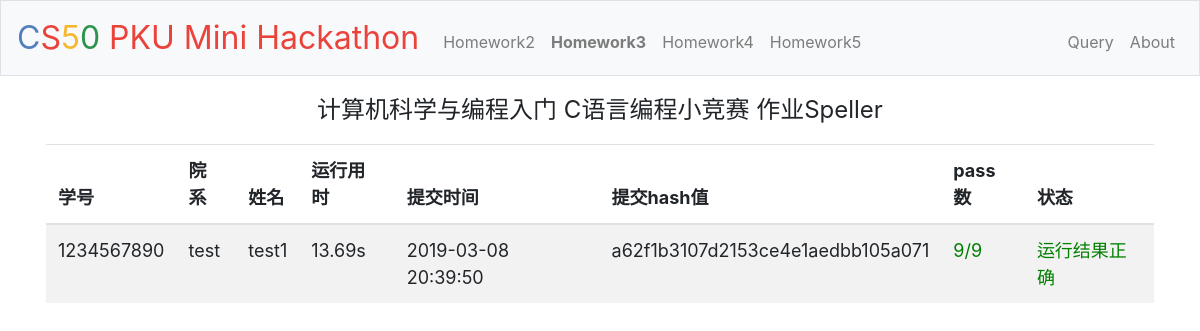
/homework3, run on an earlier commit of the app's database.
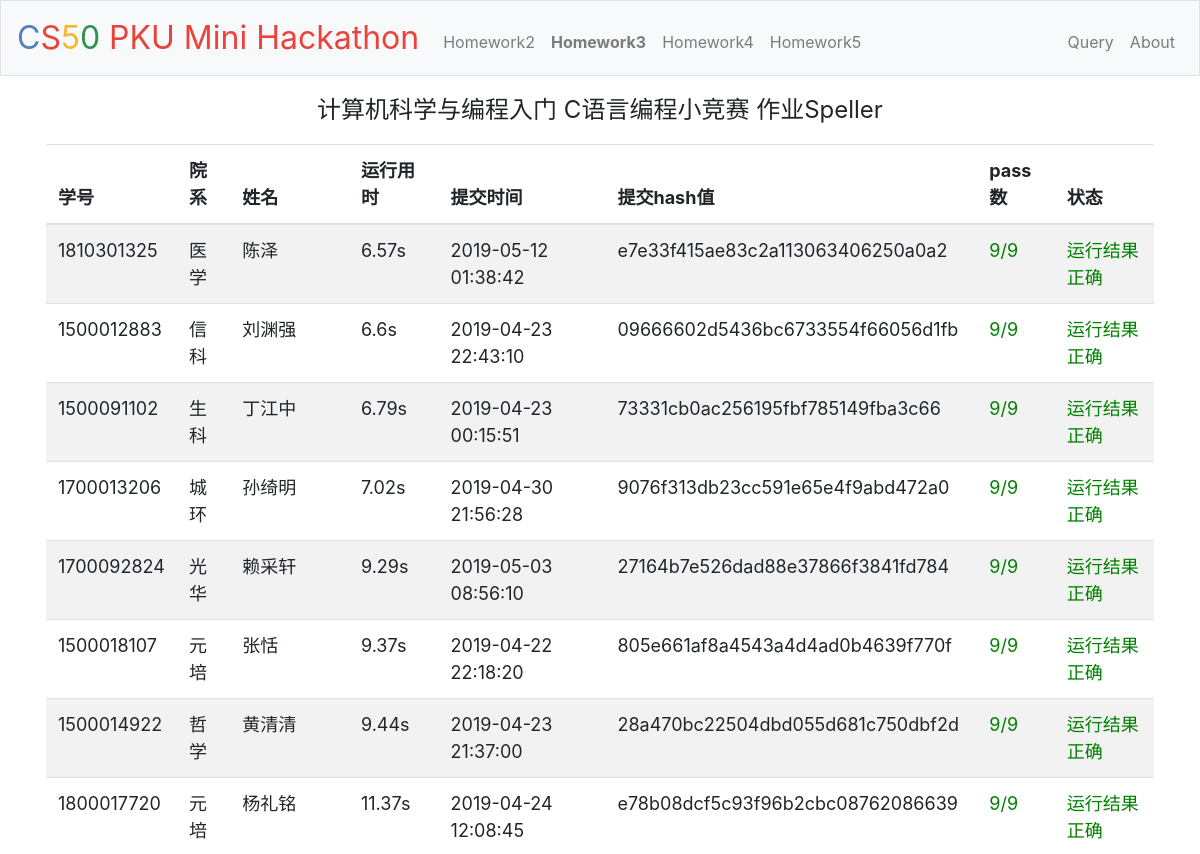
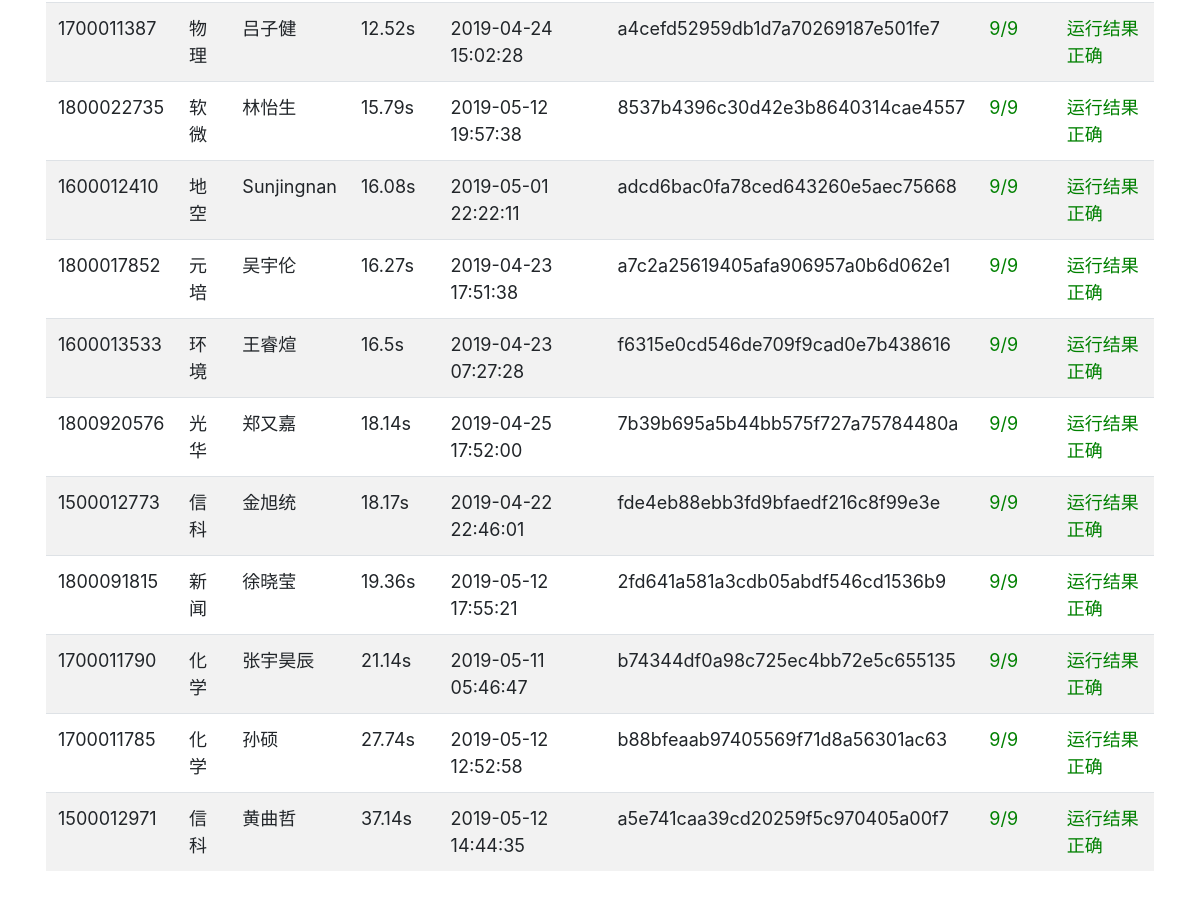
And on a later commit of the database (2 pictures, top to bottom).
### tables this page shows
CREATE TABLE "submit" (
	"id"	INTEGER NOT NULL PRIMARY KEY AUTOINCREMENT UNIQUE,
	"stuid"	INTEGER NOT NULL,
	"name"	TEXT,
	"work"	INTEGER NOT NULL,
	"time"	TIMESTAMP NOT NULL DEFAULT current_timestamp,
	"exe_time"	REAL,
	"hash"	TEXT NOT NULL,
	"status"	INTEGER NOT NULL,
	"correct_num"	INTEGER
);

### application.py (the view)
@app.route("/homework3")
def homework3():
    session["status"]="hw3"
    app.logger.info(request.remote_addr+" "+get_time()+" GET /homework3")
    result=[]
    ids = db.execute("select distinct stuid from submit where work=3")
    for id in ids:
        rows = db.execute("SELECT stuid,name,time,exe_time,hash,correct_num,status FROM submit where work=3 and stuid=:stuid ORDER BY correct_num desc, status asc, exe_time asc, time asc", stuid=id["stuid"])
        if rows:
            res=rows[0]
            stuid=str(res["stuid"])
            colloge=colloge_list.get(stuid)
            if not colloge:
                colloge="Unknown"
            status = status_list.get(res["status"])
            if not status:
                status="其他错误"
            if int(res["status"]) == 0:
                status_order=0
            else:
                status_order=1
            tmp=[stuid, colloge, res["name"],res["exe_time"],res["time"],res["hash"],int(res["correct_num"]),status,status_order]
            result.append(tmp)
    result.sort(key=lambda x: (-x[6], x[8], x[3], Reversinator(x[4])))
    return render_template("homework3.html", result=result)

### application.py (called while the page is built)
@app.after_request
def after_request(response):
    return response

def get_time():
    i = datetime.datetime.now()
    return "{}/{}/{} {}:{}:{}".format(i.year, i.month, i.day, i.hour, i.minute, i.second)

### templates/homework3.html (shortened to what this page needs)
{% extends "layout.html" %}
{% block main %}
    <div style="font-size:x-large">
        <p>
            计算机科学与编程入门 C语言编程小竞赛 作业Speller
        </p>
    </div>
    <table class="table table-striped table-responsive">
        <thead>
            <tr>
                <th>学号</th>
                <th>院系</th>
                <th>姓名</th>
                <th>运行用时</th>
                <th>提交时间</th>
                <th>提交hash值</th>
                <th>pass数</th>
                <th>状态</th>
            </tr>
        </thead>
        <tbody>
            {% for r in result %}
                <tr>
                    <td>{{r[0]}}</td>
                    <td>{{r[1]}}</td>
                    <td>{{r[2]}}</td>
                    {% if r[3] < 1 %}
                        <td>\</td>
                    {% else %}
                        <td>{{r[3]}}s</td>
                    {% endif %}
                    <td>{{r[4]}}</td>
                    <td>{{r[5]}}</td>
                    {% if r[6] == 9 %}
                        <td><font color="green">{{r[6]}}/9</font></td>
                    {% else %}
                        <td><font color="red">{{r[6]}}/9</font></td>
                    {% endif %}
                    {% if r[7] == '运行结果正确' %}
                        <td><font color="green">{{r[7]}}</font></td>
                    {% elif r[7] == '正在运行' %}
                        <td><font color="blue">{{r[7]}}</font></td>
                    {% else %}
                        <td><font color="red">{{r[7]}}</font></td>
                    {% endif %}
                </tr>
            {% endfor %}
        </tbody>
    </table>
{% endblock %}

What changed in the data, as far as the page shows it:
removed submit: stuid "1234567890", r "test", name "test1", exe_time "13.69", time "2019-03-08 20:39:50", hash "a62f1b3107d2153ce4e1aedbb105a071", correct_num "9", r "运行结果正确"
added submit: stuid "1810301325", r "医学", name "陈泽", exe_time "6.57", time "2019-05-12 01:38:42", hash "e7e33f415ae83c2a113063406250a0a2", correct_num "9", r "运行结果正确"
added submit: stuid "1500012883", r "信科", name "刘渊强", exe_time "6.6", time "2019-04-23 22:43:10", hash "09666602d5436bc6733554f66056d1fb", correct_num "9", r "运行结果正确"
added submit: stuid "1500091102", r "生科", name "丁江中", exe_time "6.79", time "2019-04-23 00:15:51", hash "73331cb0ac256195fbf785149fba3c66", correct_num "9", r "运行结果正确"
added submit: stuid "1700013206", r "城环", name "孙绮明", exe_time "7.02", time "2019-04-30 21:56:28", hash "9076f313db23cc591e65e4f9abd472a0", correct_num "9", r "运行结果正确"
added submit: stuid "1700092824", r "光华", name "赖采轩", exe_time "9.29", time "2019-05-03 08:56:10", hash "27164b7e526dad88e37866f3841fd784", correct_num "9", r "运行结果正确"
added submit: stuid "1500018107", r "元培", name "张恬", exe_time "9.37", time "2019-04-22 22:18:20", hash "805e661af8a4543a4d4ad0b4639f770f", correct_num "9", r "运行结果正确"
added submit: stuid "1500014922", r "哲学", name "黄清清", exe_time "9.44", time "2019-04-23 21:37:00", hash "28a470bc22504dbd055d681c750dbf2d", correct_num "9", r "运行结果正确"
added submit: stuid "1800017720", r "元培", name "杨礼铭", exe_time "11.37", time "2019-04-24 12:08:45", hash "e78b08dcf5c93f96b2cbc08762086639", correct_num "9", r "运行结果正确"
added submit: stuid "1700011387", r "物理", name "吕子健", exe_time "12.52", time "2019-04-24 15:02:28", hash "a4cefd52959db1d7a70269187e501fe7", correct_num "9", r "运行结果正确"
added submit: stuid "1800022735", r "软微", name "林怡生", exe_time "15.79", time "2019-05-12 19:57:38", hash "8537b4396c30d42e3b8640314cae4557", correct_num "9", r "运行结果正确"
added submit: stuid "1600012410", r "地空", name "Sunjingnan", exe_time "16.08", time "2019-05-01 22:22:11", hash "adcd6bac0fa78ced643260e5aec75668", correct_num "9", r "运行结果正确"
added submit: stuid "1800017852", r "元培", name "吴宇伦", exe_time "16.27", time "2019-04-23 17:51:38", hash "a7c2a25619405afa906957a0b6d062e1", correct_num "9", r "运行结果正确"
added submit: stuid "1600013533", r "环境", name "王睿煊", exe_time "16.5", time "2019-04-23 07:27:28", hash "f6315e0cd546de709f9cad0e7b438616", correct_num "9", r "运行结果正确"
added submit: stuid "1800920576", r "光华", name "郑又嘉", exe_time "18.14", time "2019-04-25 17:52:00", hash "7b39b695a5b44bb575f727a75784480a", correct_num "9", r "运行结果正确"
added submit: stuid "1500012773", r "信科", name "金旭统", exe_time "18.17", time "2019-04-22 22:46:01", hash "fde4eb88ebb3fd9bfaedf216c8f99e3e", correct_num "9", r "运行结果正确"
added submit: stuid "1800091815", r "新闻", name "徐晓莹", exe_time "19.36", time "2019-05-12 17:55:21", hash "2fd641a581a3cdb05abdf546cd1536b9", correct_num "9", r "运行结果正确"
added submit: stuid "1700011790", r "化学", name "张宇昊辰", exe_time "21.14", time "2019-05-11 05:46:47", hash "b74344df0a98c725ec4bb72e5c655135", correct_num "9", r "运行结果正确"
added submit: stuid "1700011785", r "化学", name "孙硕", exe_time "27.74", time "2019-05-12 12:52:58", hash "b88bfeaab97405569f71d8a56301ac63", correct_num "9", r "运行结果正确"
added submit: stuid "1500012971", r "信科", name "黄曲哲", exe_time "37.14", time "2019-05-12 14:44:35", hash "a5e741caa39cd20259f5c970405a00f7", correct_num "9", r "运行结果正确"
